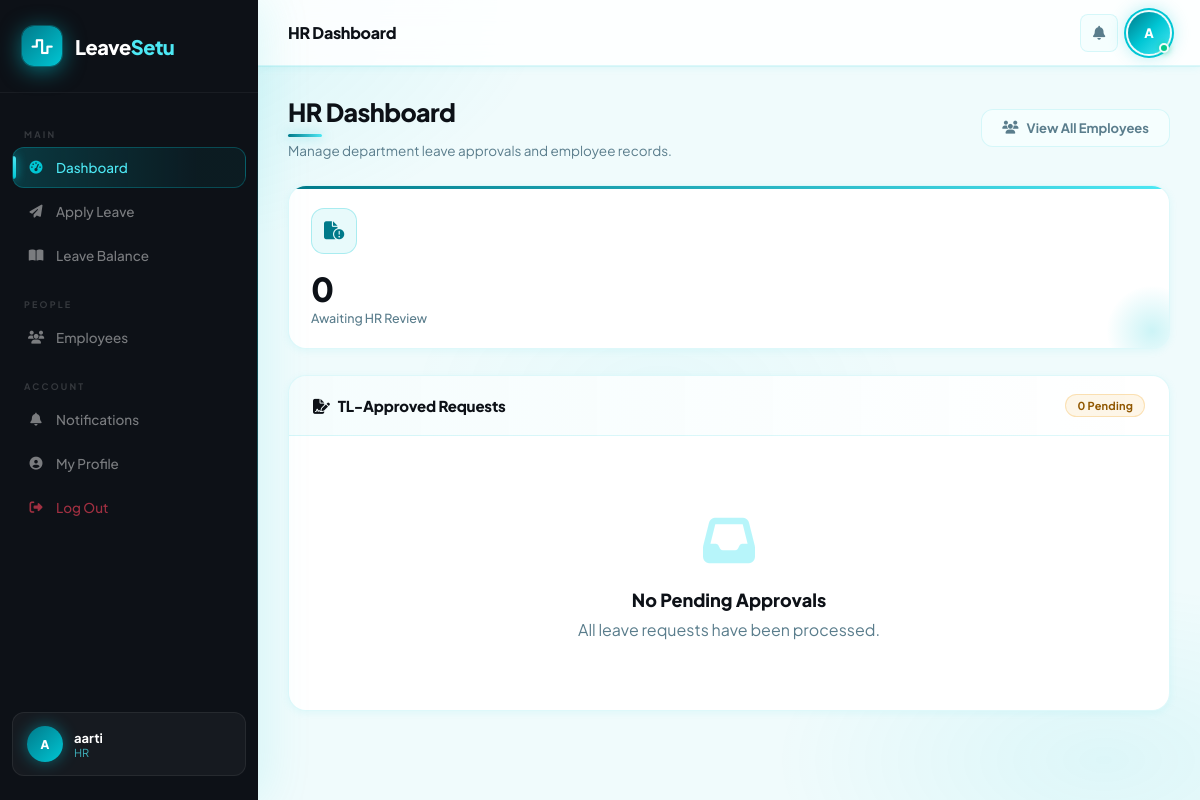
Screenshot of /leave/hr_dashboard/ (signed in) with the database file from the repository.
### users/models.py (models this page shows, shortened)
class User(AbstractUser):
    email = models.EmailField(unique=True)
    role = models.ForeignKey(
        Role,
        on_delete=models.SET_NULL,
        null=True,
        blank=True
    )
    department = models.ForeignKey(
        Department,
        on_delete=models.SET_NULL,
        null=True,
        blank=True
    )
    reporting_manager = models.ForeignKey(
        "self",
        on_delete=models.SET_NULL,
        null=True,
        blank=True,
        related_name="team_members"
    )
    phone = models.CharField(max_length=15, blank=True, null=True)
    date_of_joining = models.DateField(null=True, blank=True)
    is_senior = models.BooleanField(default=False)
    USERNAME_FIELD = "email"
    REQUIRED_FIELDS = ["username"]

class Role(models.Model):
    name = models.CharField(max_length=50, unique=True)

### leaves/views.py (the view)
# urls.py: path('hr_dashboard/', views.hr_dashboard, name='hr_dashboard'),
@login_required
def hr_dashboard(request):
    if get_user_role(request.user) != "HR":
        return redirect("employee_dashboard")
    leaves = LeaveRequest.objects.filter(
        status="HR_PENDING",
        employee__department__hr=request.user
    )
    notification_count = Notification.objects.filter(user=request.user, read_status=False).count()
    return render(request, "hr_dashboard.html", {
        "leaves": leaves,
        "notification_count": notification_count
    })

### leaves/views.py (called while the page is built)
def get_user_role(user):
    return user.role.name if hasattr(user, 'role') and user.role else ''

### leaves/templates/hr_dashboard.html (shortened to what this page needs)
{% extends "base.html" %}
{% block page_title %}HR Dashboard{% endblock %}
{% block content %}
<div class="page-header animate-in">
  <div class="page-header-top">
    <div>
      <h1 class="page-title">HR Dashboard</h1>
      <p class="page-subtitle">Manage department leave approvals and employee records.</p>
    </div>
    <a href="{% url 'hr_employee_list' %}" class="btn btn-ghost">
      <i class="fa-solid fa-users"></i> View All Employees
    </a>
  </div>
</div>
<div class="stat-grid">
  <div class="stat-card animate-in delay-1" style="--stat-color:#ff6b9d;--stat-rgb:255,107,157;">
    <div class="stat-icon"><i class="fa-solid fa-file-circle-exclamation"></i></div>
    <div class="stat-value">{{ leaves|length }}</div>
    <div class="stat-label">Awaiting HR Review</div>
  </div>
</div>
<div class="table-container animate-in delay-2">
  <div class="table-header">
    <h2 class="table-title"><i class="fa-solid fa-file-signature" style="color:var(--accent2);margin-right:8px;"></i>TL-Approved Requests</h2>
    <span class="badge badge-pending">{{ leaves|length }} Pending</span>
  </div>
  {% if leaves %}
  <table>
    <thead>
      <tr>
        <th>Employee</th>
        <th>Department</th>
        <th>Type</th>
        <th>Duration</th>
        <th>From</th>
        <th>To</th>
        <th>Reason</th>
        <th>Actions</th>
      </tr>
    </thead>
    <tbody>
      {% for leave in leaves %}
      <tr>
        <td>
          <div style="display:flex;align-items:center;gap:10px;">
            <div class="avatar">{{ leave.employee.first_name|first|upper }}{{ leave.employee.last_name|first|upper }}</div>
            <div>
              <strong>{{ leave.employee.get_full_name|default:leave.employee.username }}</strong>
              <div style="font-size:11px;color:var(--text-faint);">{{ leave.employee.email }}</div>
            </div>
          </div>
        </td>
        <td>{{ leave.employee.department|default:"—" }}</td>
        <td><span class="badge badge-info">{{ leave.leave_type }}</span></td>
        <td>{{ leave.duration }}</td>
        <td>{{ leave.start_date }}</td>
        <td>{{ leave.end_date }}</td>
        <td style="max-width:150px;overflow:hidden;text-overflow:ellipsis;white-space:nowrap;">{{ leave.reason|truncatechars:30 }}</td>
        <td>
          <div style="display:flex;gap:8px;">
            <form method="POST" action="{% url 'approve_leave' leave.id %}">
              {% csrf_token %}
              <button type="submit" class="btn btn-success btn-sm"><i class="fa-solid fa-check"></i> Approve</button>
            </form>
            <form method="POST" action="{% url 'reject_leave' leave.id %}">
              {% csrf_token %}
              <button type="submit" class="btn btn-danger btn-sm" onclick="return confirm('Reject this leave?')"><i class="fa-solid fa-xmark"></i> Reject</button>
            </form>
          </div>
        </td>
      </tr>
      {% endfor %}
    </tbody>
  </table>
  {% else %}
  <div class="empty-state">
    <div class="empty-icon"><i class="fa-solid fa-inbox"></i></div>
    <div class="empty-title">No Pending Approvals</div>
    <p>All leave requests have been processed.</p>
  </div>
  {% endif %}
</div>
{% endblock %}

### templates/base.html (shortened to what this page needs)
<!DOCTYPE html>
<html lang="en">
<head>
    <link rel="stylesheet" href="https://cdnjs.cloudflare.com/ajax/libs/font-awesome/6.5.0/css/all.min.css">
</head>
<body>
{% if request.user.is_authenticated %}
<aside class="sidebar" id="sidebar">
    <div class="sidebar-logo">
        <div class="logo-mark">
            <i class="fa-solid fa-wave-square"></i>
        </div>
        <span class="logo-text">Leave<span>Setu</span></span>
    </div>
    <nav class="sidebar-nav">
        <div class="nav-section-label">Main</div>
        {% if request.user.role %}
            {% if request.user.role.name == "Admin" %}
            <a href="{% url 'admin_dashboard' %}" class="nav-item {% if request.resolver_match.url_name == 'admin_dashboard' %}active{% endif %}">
                <i class="fa-solid fa-gauge-high nav-icon"></i> Admin Dashboard
            </a>
            {% elif request.user.role.name == "TL" %}
            <a href="{% url 'tl_dashboard' %}" class="nav-item {% if request.resolver_match.url_name == 'tl_dashboard' %}active{% endif %}">
                <i class="fa-solid fa-gauge-high nav-icon"></i> Dashboard
            </a>
            {% elif request.user.role.name == "HR" %}
            <a href="{% url 'hr_dashboard' %}" class="nav-item {% if request.resolver_match.url_name == 'hr_dashboard' %}active{% endif %}">
                <i class="fa-solid fa-gauge-high nav-icon"></i> Dashboard
            </a>
            {% elif request.user.role.name == "Manager" %}
            <a href="{% url 'manager_dashboard' %}" class="nav-item {% if request.resolver_match.url_name == 'manager_dashboard' %}active{% endif %}">
                <i class="fa-solid fa-gauge-high nav-icon"></i> Dashboard
            </a>
            {% else %}
            <a href="{% url 'employee_dashboard' %}" class="nav-item {% if request.resolver_match.url_name == 'employee_dashboard' %}active{% endif %}">
                <i class="fa-solid fa-gauge-high nav-icon"></i> Dashboard
            </a>
            {% endif %}
        {% endif %}
        {% if request.user.role and request.user.role.name in "Employee TL HR Manager" %}
        <a href="{% url 'apply_leave' %}" class="nav-item {% if request.resolver_match.url_name == 'apply_leave' %}active{% endif %}">
            <i class="fa-solid fa-paper-plane nav-icon"></i> Apply Leave
        </a>
        {% endif %}
        {% if request.user.role and request.user.role.name in "Employee TL HR" %}
        <a href="{% url 'employee_dashboard' %}" class="nav-item {% if request.resolver_match.url_name == 'employee_dashboard' %}active{% endif %}">
            <i class="fa-solid fa-book-open nav-icon"></i> Leave Balance
        </a>
        {% endif %}
        {% if request.user.role and request.user.role.name in "HR Manager Admin" %}
        <div class="nav-section-label">People</div>
        <a href="{% url 'hr_employee_list' %}" class="nav-item {% if request.resolver_match.url_name == 'hr_employee_list' %}active{% endif %}">
            <i class="fa-solid fa-users nav-icon"></i> Employees
        </a>
        {% endif %}
        <div class="nav-section-label">Account</div>
        <a href="{% url 'notifications' %}" class="nav-item {% if request.resolver_match.url_name == 'notifications' %}active{% endif %}">
            <i class="fa-solid fa-bell nav-icon"></i> Notifications
        </a>
        <a href="{% url 'dashboard' %}" class="nav-item {% if request.resolver_match.url_name == 'dashboard' %}active{% endif %}">
            <i class="fa-solid fa-circle-user nav-icon"></i> My Profile
        </a>
        <a href="{% url 'logout' %}" class="nav-item" style="color:rgba(240,64,88,0.65);">
            <i class="fa-solid fa-right-from-bracket nav-icon"></i> Log Out
        </a>
    </nav>
    <div class="sidebar-user">
        <div class="user-avatar-sidebar">
            {{ request.user.first_name|first|upper }}{{ request.user.last_name|first|upper }}
        </div>
        <div class="user-info">
            <div class="user-name">{{ request.user.get_full_name|default:request.user.username }}</div>
            <div class="user-role">{% if request.user.role %}{{ request.user.role.name }}{% else %}N/A{% endif %}</div>
        </div>
    </div>
</aside>
{% endif %}
<div class="main-wrapper" {% if not request.user.is_authenticated %}style="margin-left:0;"{% endif %}>
    {% if request.user.is_authenticated %}
    <header class="topbar">
        <h1 class="topbar-title">{% block page_title %}Dashboard{% endblock %}</h1>
        <div class="topbar-actions">
            <a href="{% url 'notifications' %}" class="icon-btn">
                <i class="fa-solid fa-bell"></i>
            </a>
            <div class="profile-dropdown-wrapper" id="profileWrapper">
                <div class="avatar-wrapper" onclick="toggleProfileDropdown()" title="My Profile">
                    <div class="topbar-avatar">
                        {{ request.user.first_name|first|upper }}{{ request.user.last_name|first|upper }}
                    </div>
                </div>
            </div>
        </div>
    </header>
    {% endif %}
    <main class="page-content">
        {% block content %}{% endblock %}
    </main>
</div>
</body>
</html>

### rows the page displays
User: user.first_name|first "A", user.get_full_name "aarti", user.role.name "HR"

### other values shown
{{ leaves|length }} "0"
